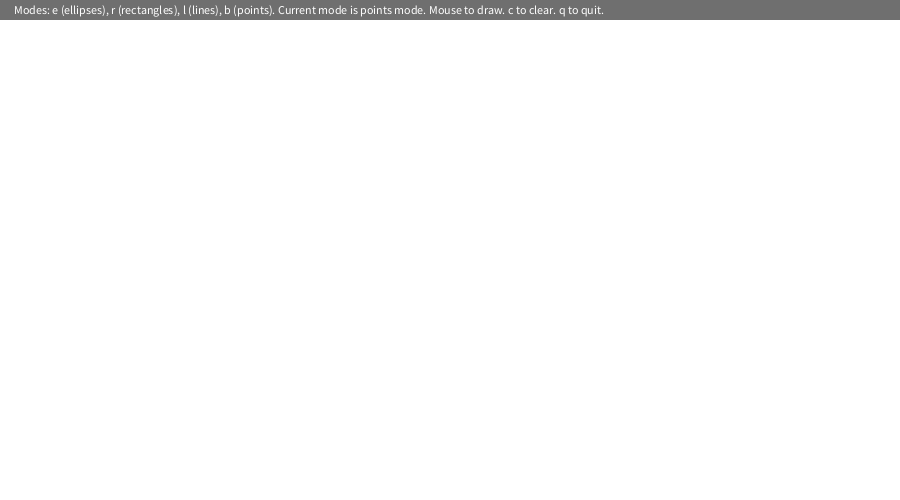
Frame 1 (no input)
Frame 60 (the mouse pressed at the canvas centre just before this capture): identical to frame 1, image omitted
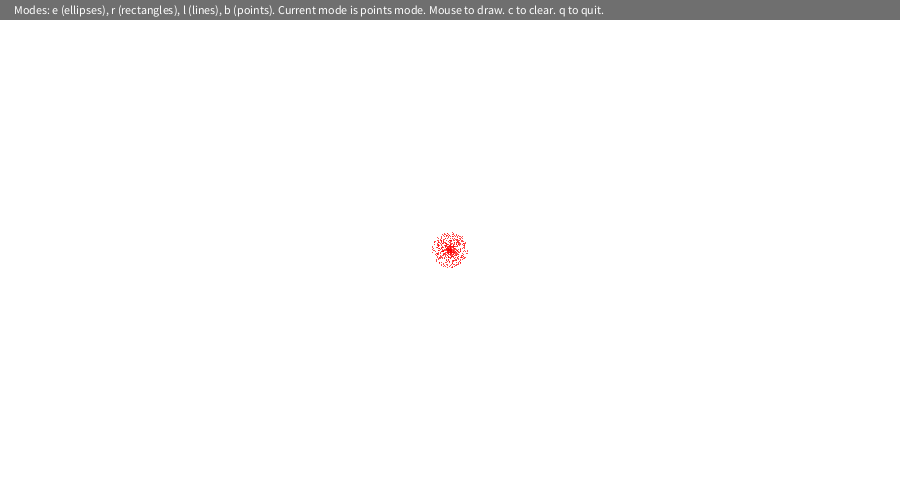
Frame 120 (the mouse held since frame 60 and released just before this capture)

The Processing sketch that drew these frames (run headless with seeded random() and noise(); from frame 60 on, the mouse is pressed at the canvas centre):

// Processing sketch: v4
// ── v4.pde
float startX=-1, startY=-1;

// constants 
final int lineMode   = 0;
final int circleMode = 1;
final int rectMode   = 2;
final int brushMode  = 3;
int mode = brushMode; // current 

String[] description={
  "line mode", 
  "ellipse mode", 
  "rect mode", 
  "points mode"
}; 

//----------------------------------------------------------------------------------------------------

void setup() {
  size(900, 500);
  background(255);
} // func 

void draw() {

  showText();

  if (mode==lineMode) {
    if (startX>=0) {
      stroke(random(pmouseX), random(pmouseY), abs(pmouseX-pmouseY));
      line(startX, startY, pmouseX, pmouseY);
    }
  } else if (mode==circleMode) {
    if (startX>=0) {
      noFill();
      stroke(random(pmouseX), random(pmouseY), abs(pmouseX-pmouseY));
      ellipse (startX, startY, mouseX-startX, mouseY-startY);
    }
  } else if (mode==rectMode) {
    if (startX>=0) {
      noFill();
      stroke(random(pmouseX), random(pmouseY), abs(pmouseX-pmouseY));
      rect (startX, startY, mouseX-startX, mouseY-startY);
    }
  } else if  (mode==brushMode) {
    if (startX>=0) {
      noFill();
      for (int i=0; i<11; i++) {
        float r=random(18);
        float angle = random(TWO_PI); 
        float x1=(r*cos(angle)) + mouseX;
        float y1=(r*sin(angle)) + mouseY;
        stroke(255, 0, 0); 
        point(x1, y1);
      }
    }
  } else {
    println("Error on mode : 176");  
    exit();
  }
} // func draw() 

// -----------------------------------------------------------------

void showText() {
  noStroke(); 
  fill(111);
  rect(0, 0, width, 20);

  fill(255);
  text("Modes: e (ellipses), r (rectangles), l (lines), b (points). Current mode is "
    +description[mode]
    +". Mouse to draw. c to clear. q to quit.", 
    14, 14);
}

void keyPressed(){
  if (keyPressed) {
    if (key == 'c') {
      background(255);
    } else if (key==ESC) {
      key=0;
      startX=-1;
    }
    // ---------------------- modes 
    else if (key=='e') {
      mode = circleMode;
      println ("mode = circle Mode");
      startX=-1;
    } else if (key=='l') {
      mode = lineMode;
      println ("mode = line Mode");
      startX=-1;
    } else if (key=='r') {
      mode = rectMode;
      println ("mode = rect Mode");
      startX=-1;
    } else if (key=='b') {
      mode = brushMode;
      println ("mode = brush Mode");
      startX=-1;
    }

    // ---------------------------- quit 
    else if (key=='q') {
      exit(); // quit
    }
  } //
} // func 

void mousePressed() {
  startX=mouseX;
  startY=mouseY;
}

void mouseReleased() {
  startX=-1;
  startY=-1;
}
//
